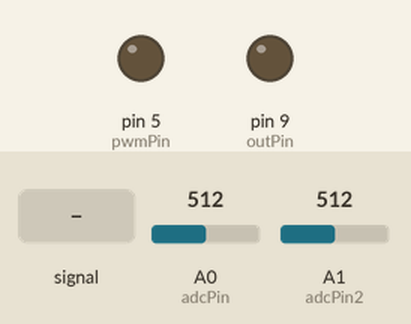
Recording of a sketch running on a simulated Arduino Uno, built with avr-gcc and run on an emulated ATmega328P. Shown: output pins drawn as LEDs (lit = HIGH). The test bench sets the inputs (shaded band); at power-on: A0 (adcPin) = 512, A1 (adcPin2) = 512.

Above: at 1.2 s.
1.3 s: A0 (adcPin) fed a 200 Hz sine of ±81 counts around its level
At 2.09 s:
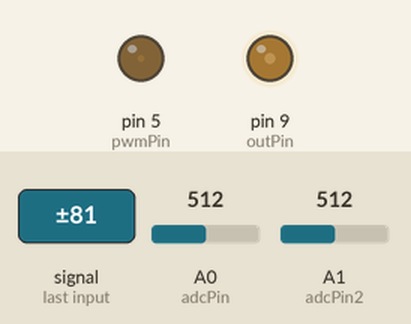
4.3 s: A0 (adcPin) set to 716
At 4.8 s:
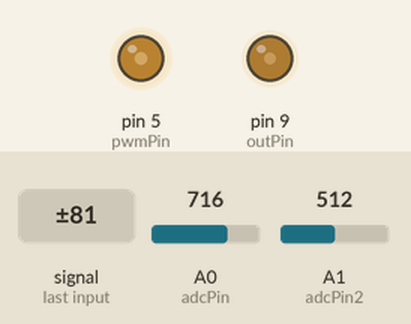
5.8 s: A1 (adcPin2) set to 716
At 6.5 s:
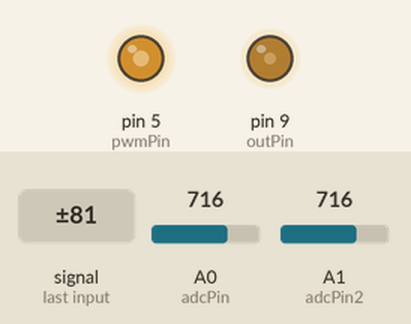
8.8 s: A1 (adcPin2) fed a 200 Hz sine of ±255 counts around its level
At 9.44 s:
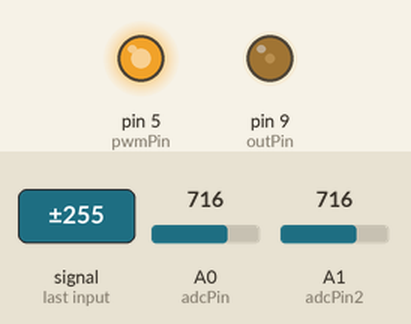
11.8 s: A0 (adcPin) set to 1023
14.8 s: A1 (adcPin2) fed a 1000 Hz sine of ±255 counts around its level
Timing chart, 0 to 14.9 s (numbered marks = the images above; inputs shaded):
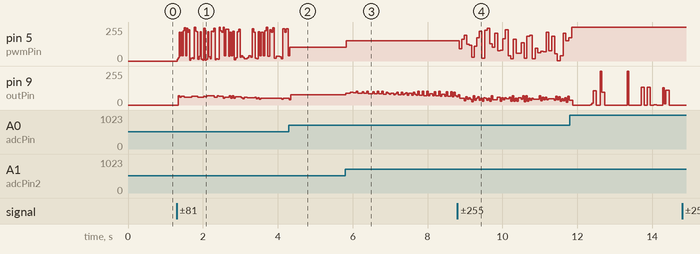

The sketch:

speaker02.ino
```cpp
//f.olofsson - based on my misusepwmsyn.pde

//connect ldr to A0 and pot to A1

byte pwmPin= 5;        //mega168 pin: 11
byte adcPin= A0;       //mega168 pin: 23
byte adcPin2= A1;      //mega168 pin: 24
int outPin= 9;         //speaker output pwm9 (atmega168 pin 15)

int cnt= 42;  //default
byte freq;

void setup() {
  TCCR1A= B11110010;     //timer setup (see meg8 datasheet table39)
  TCCR1B= B00011001;     //try changing the 3 last bits (see meg8 datasheet table40)
  ICR1= 255;             //set counter maximum - sort of base freq
  DDRB= (1<<1);          //same as pinMode(outPin, OUTPUT);
  pinMode(pwmPin, OUTPUT);    //optional led / uln2803 (atmega168 pin 11)
}

void loop() {
  for(int i= 10; i<=cnt; i++) {
    int scale= analogRead(adcPin2);  //pot
    freq= analogRead(adcPin)>>2;     //ldr
    freq= (freq*scale)%255;
    ICR1= freq;
    OCR1A= freq*i%255;               //same as analogWrite(outPin, i);
  }
  analogWrite(pwmPin, freq);
  cnt++;
}
```

Measured:
- after the input at 5.8 s, pin 5 (pwmPin): 102/255 → 153/255 at once
